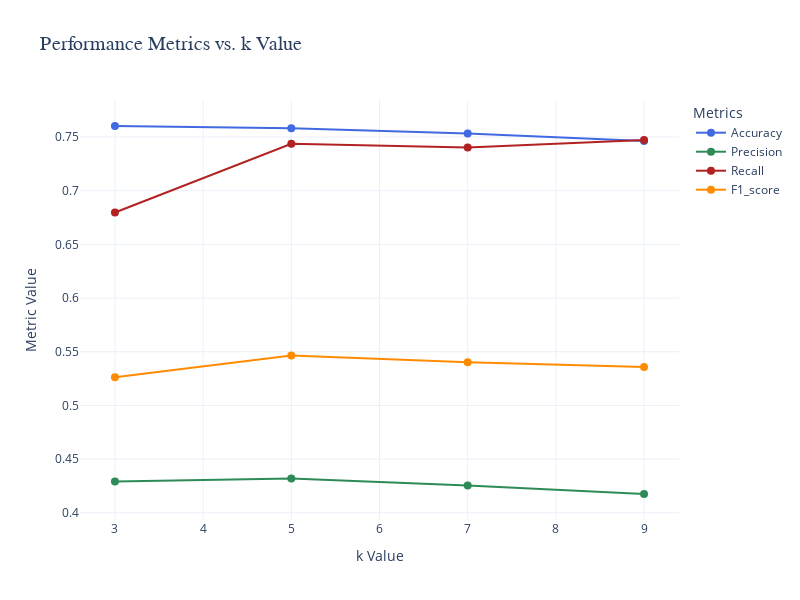

The cell this chart's notebook holds for it:
### Code cell
plot_knn_metrics(k_values, minkowski_results_df)

### Figure 1 — Plotly figure (JSON) as saved in the notebook; plotly's stock layout.template omitted (floating-point values rounded to 4 significant figures)
{"data": [{"line": {"color": "royalblue", "width": 2}, "marker": {"color": "royalblue", "size": 8}, "mode": "lines+markers", "name": "Accuracy", "type": "scatter", "x": [3, 5, 7, 9], "y": [0.7603, 0.7582, 0.7533, 0.7463]}, {"line": {"color": "seagreen", "width": 2}, "marker": {"color": "seagreen", "size": 8}, "mode": "lines+markers", "name": "Precision", "type": "scatter", "x": [3, 5, 7, 9], "y": [0.4292, 0.4318, 0.4254, 0.4175]}, {"line": {"color": "firebrick", "width": 2}, "marker": {"color": "firebrick", "size": 8}, "mode": "lines+markers", "name": "Recall", "type": "scatter", "x": [3, 5, 7, 9], "y": [0.6797, 0.7438, 0.7402, 0.7473]}, {"line": {"color": "darkorange", "width": 2}, "marker": {"color": "darkorange", "size": 8}, "mode": "lines+markers", "name": "F1_score", "type": "scatter", "x": [3, 5, 7, 9], "y": [0.5262, 0.5464, 0.5403, 0.5357]}], "layout": {"height": 600, "legend": {"title": {"text": "Metrics"}}, "title": {"font": {"family": "Arial, sans-serif", "size": 20}, "text": "Performance Metrics vs. k Value"}, "width": 800, "xaxis": {"title": {"text": "k Value"}}, "yaxis": {"title": {"text": "Metric Value"}}}}
